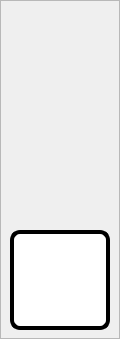
                   <widget class="QFrame" name="frame_31">
                    <property name="styleSheet">
                     <string notr="true">QPushButton#panel_3{
	background-color: rgb(255, 255, 255);
	border-radius:10px;
    border: 4px solid black;
    border: 4px solid black;

}


QPushButton#panel_1o:pressed{
	background-color: rgb(21, 202, 1);
}


QPushButton#panel_1c{
	background-color: rgb(179, 35, 10);
	border-radius:10px;
}


QPushButton#panel_1c:pressed{
	background-color: rgb(255, 17, 0);
}
</string>
                    </property>
                    <property name="frameShape">
                     <enum>QFrame::StyledPanel</enum>
                    </property>
                    <property name="frameShadow">
                     <enum>QFrame::Raised</enum>
                    </property>
                    <widget class="QPushButton" name="panel_3">
                     <property name="geometry">
                      <rect>
                       <x>10</x>
                       <y>230</y>
                       <width>100</width>
                       <height>100</height>
                      </rect>
                     </property>
                     <property name="font">
                      <font>
                       <pointsize>14</pointsize>
                       <weight>75</weight>
                       <bold>true</bold>
                      </font>
                     </property>
                     <property name="text">
                      <string/>
                     </property>
                     <property name="icon">
                      <iconset>
                       <selectedoff>Images/Empty.png</selectedoff>
                       <selectedon>Images/tick.png</selectedon>
                      </iconset>
                     </property>
                     <property name="iconSize">
                      <size>
                       <width>70</width>
                       <height>70</height>
                      </size>
                     </property>
                     <property name="checkable">
                      <bool>true</bool>
                     </property>
                    </widget>
                    <widget class="QLabel" name="label_1_down_w_3">
                     <property name="geometry">
                      <rect>
                       <x>20</x>
                       <y>130</y>
                       <width>91</width>
                       <height>81</height>
                      </rect>
                     </property>
                     <property name="text">
                      <string/>
                     </property>
                     <property name="pixmap">
                      <pixmap>Images/Arrow-down-white.png</pixmap>
                     </property>
                     <property name="scaledContents">
                      <bool>true</bool>
                     </property>
                    </widget>
                    <widget class="QLabel" name="label_1_down_g_3">
                     <property name="geometry">
                      <rect>
                       <x>20</x>
                       <y>130</y>
                       <width>91</width>
                       <height>81</height>
                      </rect>
                     </property>
                     <property name="text">
                      <string/>
                     </property>
                     <property name="pixmap">
                      <pixmap>Images/Arrow-down-green.png</pixmap>
                     </property>
                     <property name="scaledContents">
                      <bool>true</bool>
                     </property>
                    </widget>
                    <widget class="QLabel" name="label_1_up_w_3">
                     <property name="geometry">
                      <rect>
                       <x>20</x>
                       <y>30</y>
                       <width>91</width>
                       <height>81</height>
                      </rect>
                     </property>
                     <property name="text">
                      <string/>
                     </property>
                     <property name="pixmap">
                      <pixmap>Images/Arrow-up-white.png</pixmap>
                     </property>
                     <property name="scaledContents">
                      <bool>true</bool>
                     </property>
                    </widget>
                    <widget class="QLabel" name="label_1_up_g_3">
                     <property name="geometry">
                      <rect>
                       <x>20</x>
                       <y>30</y>
                       <width>91</width>
                       <height>81</height>
                      </rect>
                     </property>
                     <property name="text">
                      <string/>
                     </property>
                     <property name="pixmap">
                      <pixmap>Images/Arrow-up-green.png</pixmap>
                     </property>
                     <property name="scaledContents">
                      <bool>true</bool>
                     </property>
                    </widget>
                    <zorder>label_1_down_g_3</zorder>
                    <zorder>panel_3</zorder>
                    <zorder>label_1_down_w_3</zorder>
                    <zorder>label_1_up_w_3</zorder>
                    <zorder>label_1_up_g_3</zorder>
                   </widget>
